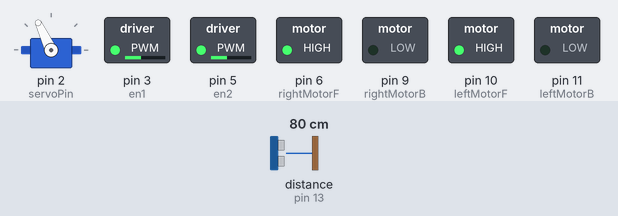
This sketch was run on a simulated Arduino Uno, built with avr-gcc and run on an emulated ATmega328P. On the bench: servo, switched loads named in the sketch (green lamp = pin HIGH). Inputs (shaded band) come from the test bench; at power-on: distance to the obstacle (sensor on pin 13) 80 cm. The echo pulse lasts 58.3 µs per cm.

Above: at 3.69 s.
4.0 s: distance to the obstacle (sensor on pin 13) set to 17 cm
At 4.36 s:
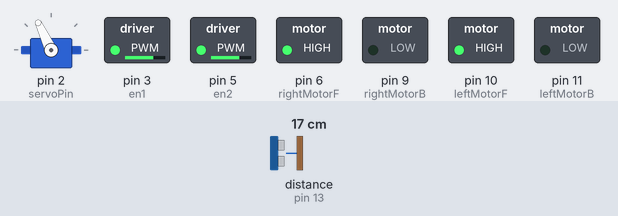
7.0 s: distance to the obstacle (sensor on pin 13) set to 14 cm
At 8.41 s:
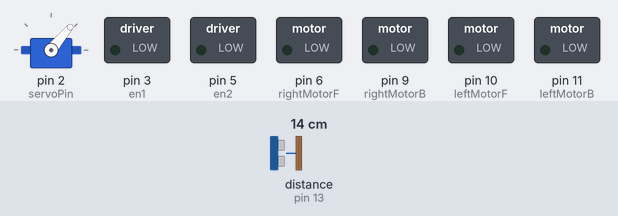
At 9.18 s:
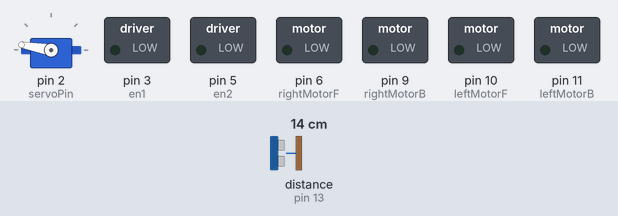
Timing chart, 0 to 16.0 s (numbered marks = the images above; inputs shaded):
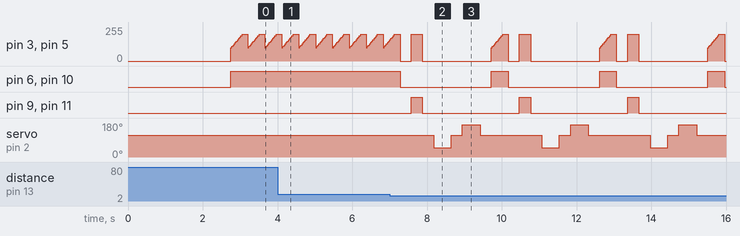

The sketch:

obstacle_avoiding_robot.ino
```cpp
#include <Servo.h>
#include <NewPing.h>

const int servoPin = 2;

// === Motor control pins ===
const int rightMotorF = 6;
const int rightMotorB = 9;
const int leftMotorF  = 10;
const int leftMotorB  = 11;
const int en1 = 3;
const int en2 = 5;

// === Ultrasonic sensor pins ===
#define trig_pin 12
#define echo_pin 13
#define max_dis 200   // Maximum distance the sensor can measure (cm)

// === Robot state ===
bool goesFor = false;  // Whether the robot is currently moving forward
int distance = 100;    // Last measured distance

NewPing sonar(trig_pin, echo_pin, max_dis);
Servo servo_motor;

// Motor Speed (0-255)
int motorSpeed = 200;

void setup() {
  Serial.begin(9600);

  pinMode(rightMotorF, OUTPUT);
  pinMode(rightMotorB, OUTPUT);
  pinMode(leftMotorF, OUTPUT);
  pinMode(leftMotorB, OUTPUT);
  pinMode(en1, OUTPUT);
  pinMode(en2, OUTPUT);

  servo_motor.attach(servoPin);

  // Center servo (forward-facing)
  servo_motor.write(115);
  delay(2000);

  // Stabilize ultrasonic sensor readings
  distance = readPing();
  delay(100);
  distance = readPing();
  delay(100);
  distance = readPing();
  delay(100);
  distance = readPing();
  delay(100);
}

void loop() {
  int distanceRight = 0;
  int distanceLeft  = 0;
  delay(50);

  // Check if obstacle is close
  if (distance <= 15) {
    moveStop();
    delay(300);

    moveBack();
    delay(300);

    moveStop();
    delay(300);

    // Look right and left
    distanceRight = lookRight();
    delay(300);
    distanceLeft = lookLeft();
    delay(300);

    // Decide turn direction adaptively
    if (distanceRight > distanceLeft) {
      turnRight(map(distanceRight, 0, 200, 200, 600));  // Longer turn if path is very open
    }
    else if (distanceLeft > distanceRight) {
      turnLeft(map(distanceLeft, 0, 200, 200, 600));
    }
    else {
      moveForward();
    }
    // Update distance for next loop
    distance = readPing();
  }
  else {
    moveForward();  // No obstacle → keep moving forward
    distance = readPing();
  }
}

// === Sensor Functions ===

int lookRight() {
  servo_motor.write(50);  // Turn servo right
  delay(300);

  int dist = readPing();
  delay(100);

  servo_motor.write(115); // Reset servo to center
  return dist;
}

int lookLeft() {
  servo_motor.write(170); // Turn servo left
  delay(300);

  int dist = readPing();
  delay(100);

  servo_motor.write(115); // Reset servo to center
  return dist;
}

int readPing() {
  delay(70);
  int cm = sonar.ping_cm();

  if (cm == 0) {
    return 250; 	// If no reading, assume "very far"
  }
  return cm;
}

// === Movement Functions ===

void moveStop() {
  analogWrite(en1, 0);
  analogWrite(en2, 0);
  digitalWrite(rightMotorF, LOW);
  digitalWrite(rightMotorB, LOW);
  digitalWrite(leftMotorF, LOW);
  digitalWrite(leftMotorB, LOW);
}

void moveForward() {
  if (!goesFor) {
    goesFor = true;
  }
  digitalWrite(rightMotorF, HIGH);
  digitalWrite(rightMotorB, LOW);
  digitalWrite(leftMotorF, HIGH);
  digitalWrite(leftMotorB, LOW);

  smoothSpeedUp();
}

void moveBack() {
  goesFor = false;
  digitalWrite(rightMotorF, LOW);
  digitalWrite(rightMotorB, HIGH);
  digitalWrite(leftMotorF, LOW);
  digitalWrite(leftMotorB, HIGH);

  analogWrite(en1, motorSpeed);
  analogWrite(en2, motorSpeed);
}

void turnRight(int turnTime) {
  digitalWrite(rightMotorF, LOW);
  digitalWrite(rightMotorB, HIGH);
  digitalWrite(leftMotorF, HIGH);
  digitalWrite(leftMotorB, LOW);

  analogWrite(en1, motorSpeed);
  analogWrite(en2, motorSpeed);

  delay(turnTime);  // Adaptive turn

  moveForward();
}

void turnLeft(int turnTime) {
  digitalWrite(rightMotorF, HIGH);
  digitalWrite(rightMotorB, LOW);
  digitalWrite(leftMotorF, LOW);
  digitalWrite(leftMotorB, HIGH);

  analogWrite(en1, motorSpeed);
  analogWrite(en2, motorSpeed);

  delay(turnTime);

  moveForward();
}

// === Smooth Speed Control ===

void smoothSpeedUp() {
  for (int i = 100; i <= motorSpeed; i += 10) {  // Ramp up gradually
    analogWrite(en1, i);
    analogWrite(en2, i);
    delay(30);
  }
}
```

Measured:
- the behaviour switches between 16 and 15 cm on distance to the obstacle (sensor on pin 13) (found by bisection; images 1 and 2)
- after the input at 7.0 s, pin 6 (rightMotorF): alternates HIGH for 0.45 s and LOW for 2.4 s, starting after 0.28 s; pin 9 (rightMotorB): alternates HIGH for 0.30 s and LOW for 2.6 s, starting after 0.58 s
- by itself, pin 3 (en1), pin 5 (en2): repeats every 2.9 s: 170/255 0.03 s, 180/255 0.03 s, 190/255 0.03 s, 200/255 0.15 s, 0/255 0.30 s, 200/255 0.30 s, 0/255 1.8 s, 100/255 0.03 s, 110/255 0.03 s, 120/255 0.03 s, 130/255 0.03 s, 140/255 0.03 s, 150/255 0.03 s, 160/255 0.03 s
